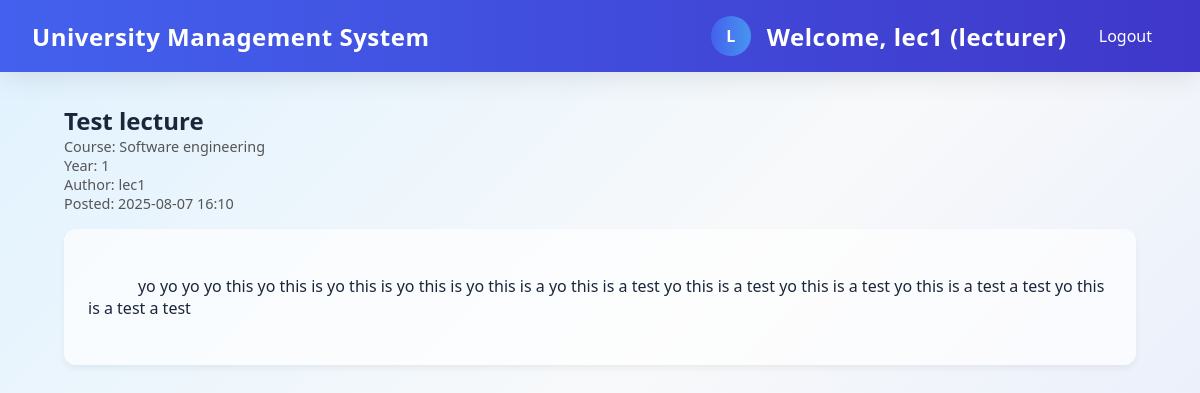
The app's page /lectures/1 (signed in) with its own data.
### app.py (models this page shows)
class Lecture(db.Model):
    __tablename__ = 'lectures'
    id = db.Column(db.Integer, primary_key=True)
    timestamp = db.Column(db.DateTime, nullable=False, default=datetime.utcnow)
    course = db.Column(db.String(120), nullable=False)
    title = db.Column(db.String(200), nullable=False)
    year = db.Column(db.String(20), nullable=False)
    content = db.Column(db.Text, nullable=False)
    author = db.Column(db.String(80), nullable=False)

### app.py (the view, shortened to what this page needs)
@app.route('/lectures/<int:lecture_id>')
def view_lecture(lecture_id):
    if 'user' not in session:
        flash('Please log in first', 'error')
        return redirect(url_for('main'))
    lecture = Lecture.query.get_or_404(lecture_id)
    user = session['user']
    return render_template('lecture_detail.html', lecture=lecture)

### templates/lecture_detail.html
{% extends "base.html" %}
{% block content %}
<div class="container">
    {% if lecture %}
        <h2>{{ lecture.title }}</h2>
        <div class="lecture-meta">
            <p>Course: {{ lecture.course }}</p>
            <p>Year: {{ lecture.year }}</p>
            <p>Author: {{ lecture.author }}</p>
            <p>Posted: {{ lecture.timestamp.strftime('%Y-%m-%d %H:%M') }}</p>
        </div>
        <div class="lecture-content">
            {{ lecture.content|safe }}
        </div>
    {% else %}
        <div class="alert alert-danger">
            Lecture not found or you don't have access.
        </div>
    {% endif %}
</div>
{% endblock %}

### templates/base.html (shortened to what this page needs)
<!DOCTYPE html>
<html>
<head>
</head>
<body>
    <nav>
        <span>University Management System</span>
        {% if 'user' in session %}
            <div class="user-info">
                <div class="user-avatar">{{ session['user']['username'][0]|upper }}</div>
                <span>Welcome, {{ session['user']['username'] }} ({{ session['user']['role'] }})</span>
                <a href="{{ url_for('logout') }}">Logout</a>
            </div>
        {% endif %}
    </nav>
    <div class="container">
        {% block content %}{% endblock %}
    </div>
</body>
</html>

### templates/base.html (style rules this page uses)
:root { --primary: #4361ee; --secondary: #3f37c9; --accent: #4895ef; --dark: #1b263b; --light: #f8f9fa; --success: #4cc9f0; --danger: #f72585; --warning: #f8961e; --glass-bg: rgba(255, 255, 255, 0.15); --glass-border: rgba(255, 255, 255, 0.18); }
* { box-sizing: border-box; font-family: 'Segoe UI', Tahoma, Geneva, Verdana, sans-serif; margin: 0; padding: 0; }
body { margin: 0; padding: 0; background: linear-gradient(135deg, #e0f2ff 0%, #f8f9fa 50%, #e2eafc 100%); min-height: 100vh; color: var(--dark); }
nav { background: linear-gradient(to right, var(--primary), var(--secondary)); padding: 1rem 2rem; color: white; display: flex; justify-content: space-between; align-items: center; box-shadow: 0 4px 30px rgba(0, 0, 0, 0.1); backdrop-filter: blur(5px); -webkit-backdrop-filter: blur(5px); position: sticky; top: 0; z-index: 100; }
nav span { font-size: 1.5rem; font-weight: 600; letter-spacing: 0.5px; }
nav a { color: white; text-decoration: none; transition: all 0.3s ease; padding: 0.5rem 1rem; border-radius: 20px; }
.container { max-width: 1200px; margin: 2rem auto; padding: 0 2rem; }
.user-info { display: flex; align-items: center; gap: 1rem; }
.user-avatar { width: 40px; height: 40px; border-radius: 50%; background: linear-gradient(to right, var(--primary), var(--accent)); display: flex; align-items: center; justify-content: center; color: white; font-weight: bold; }
.lecture-content { white-space: pre-wrap; word-wrap: break-word; background: rgba(255, 255, 255, 0.7); padding: 1.5rem; border-radius: 12px; margin: 1rem 0; box-shadow: 0 4px 6px rgba(0, 0, 0, 0.05); }
.lecture-meta { color: #555; margin-bottom: 0.5rem; font-size: 0.9rem; }

### records on screen
Lecture: user.username "lec1", title "Test lecture", course "Software engineering", year "1", author "lec1", timestamp "2025-08-07 16:10", content "yo yo yo yo this yo this is yo this is yo this is yo this is a yo this is a test yo this is a test yo this is a test yo this is a test a test yo this is a test a test"

### other values on screen
{{ session['user']['username'][0]|upper }} "L"
{{ session['user']['role'] }} "lecturer"
